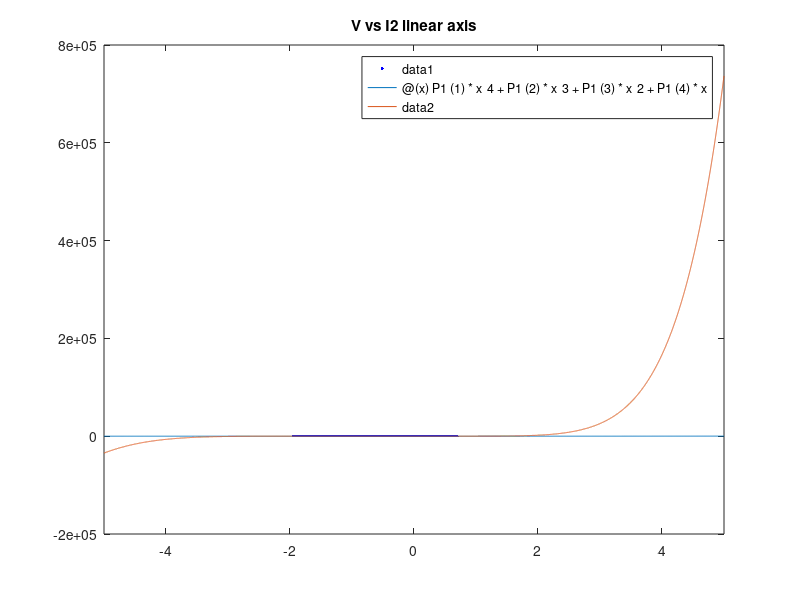
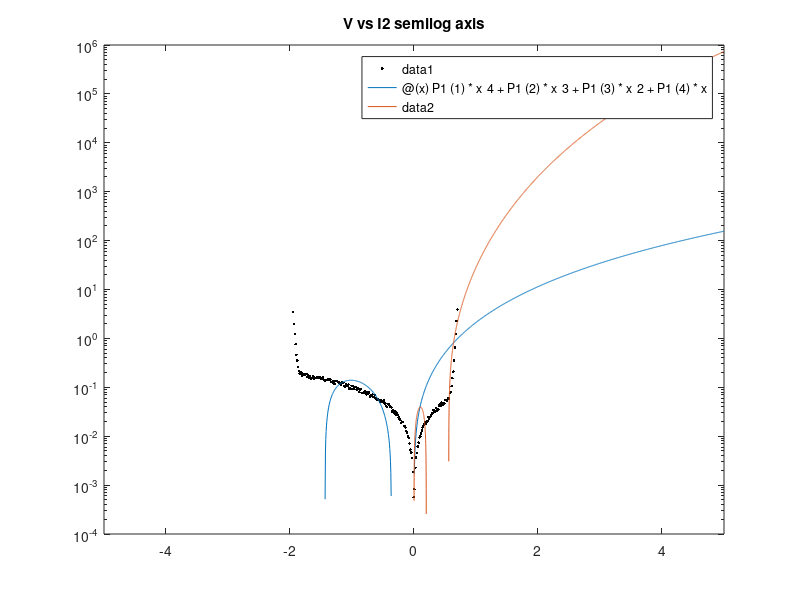

MATLAB code for these plots, in order: (Note: this script raises an error after producing the figures.)
%% PA March 22 

%task 1 and 2
R=50; %randomly chosen as a realisitc resistor value
V = linspace(-1.95, 0.7, 200);

A = 0.01e-12;
B = 0.1;
C = 0.1e-12;
D = 1.3;

x = V; 

I = A.*(exp(1.2*x/25e-3)-1)+B.*x - C*(exp(1.2*(-(x+D))/25e-3)-1);

%achieve 20% randome variaion
variation = rand(1, length(I))*0.2-0.1;

I2 = I + I.*variation;

% figure
% plot (V, I, '.b')
% hold on 
% P1 = polyfit(V, I, 4)
% func1 =@(x) P1(1)*x^4 + P1(2)*x^3 + P1(3)*x^2 + P1(4)*x;
% fplot(func1)
% hold on
% P2 = polyfit(V, I, 8)
% func2 =@(x) P2(1)*x^8 + P2(2)*x^7 + P2(3)*x^6 + P2(4)*x^5 + P2(5)*x^4 + P2(6)*x^3 + P2(7)*x^2 + P2(8)*x;
% fplot(func2)
% title('V vs I linear axis')
% 
% figure
% semilogy(V, abs(I), '.k')
% hold on 
% P1 = polyfit(V, I, 4)
% func1 =@(x) P1(1)*x^4 + P1(2)*x^3 + P1(3)*x^2 + P1(4)*x;
% fplot(func1)
% hold on
% P2 = polyfit(V, I, 8)
% func2 =@(x) P2(1)*x^8 + P2(2)*x^7 + P2(3)*x^6 + P2(4)*x^5 + P2(5)*x^4 + P2(6)*x^3 + P2(7)*x^2 + P2(8)*x;
% fplot(func2)
% title('V vs I seilog axis')


figure
plot (V, I2, '.b')
hold on 
P1 = polyfit(V, I2, 4);
func1 =@(x) P1(1)*x^4 + P1(2)*x^3 + P1(3)*x^2 + P1(4)*x;
fplot(func1)
hold on
P2 = polyfit(V, I2, 8);
func2 =@(x) P2(1)*x^8 + P2(2)*x^7 + P2(3)*x^6 + P2(4)*x^5 + P2(5)*x^4 + P2(6)*x^3 + P2(7)*x^2 + P2(8)*x;
fplot(func2)
% axis(-5, 1, -0.06, 0.02)
title('V vs I2 linear axis')


figure
semilogy(V, abs(I2), '.k')
hold on
P1 = polyfit(V, I2, 4);
func1 =@(x) P1(1)*x^4 + P1(2)*x^3 + P1(3)*x^2 + P1(4)*x;
fplot(func1)
hold on
P2 = polyfit(V, I2, 8);
func2 =@(x) P2(1)*x^8 + P2(2)*x^7 + P2(3)*x^6 + P2(4)*x^5 + P2(5)*x^4 + P2(6)*x^3 + P2(7)*x^2 + P2(8)*x;
fplot(func2)
title('V vs I2 semilog axis')

%Task 3

%curve 1
% B = 0.1;
% D = 1.3;

f0a = fittype('A.*(exp(1.2*x/25e-3)-1)+0.1.*x - C*(exp(1.2*(-(x+1.3))/25e-3)-1)');
fitI2a = fit(V', I2', f0a);
Ifa = fitI2a(V');


%curve 2
% D = 1.3;

f0b = fittype('A.*(exp(1.2*x/25e-3)-1)+B.*x - C*(exp(1.2*(-(x+1.3))/25e-3)-1)');
fitI2b = fit(V', I2', f0b);
Ifb = fitI2b(V');


%curve 3

f0c = fittype('A.*(exp(1.2*x/25e-3)-1)+B.*x - C*(exp(1.2*(-(x+D))/25e-3)-1)');
fitI2c = fit(V', I2', f0c);
Ifc = fitI2c(V');


figure
plot(V', abs(I2'), '.k')
hold on 
plot(V', Ifa)
hold on 
plot(V', Ifb)
hold on
plot(V', Ifc)
legend('data', 'fit A and C', 'fit A, B, C', 'fit all')
title('V vs I2 with 3 fit curves')

%task 4
inputs = V;
targets = I;
hiddenLayerSize = 10;
net = fitnet(hiddenLayerSize);
net.divideParam.trainRatio = 70/100;
net.divideParam.valRatio = 15/100;
net.divideParam.testRatio = 15/100;
%train the network
[net,tr] = train(net,inputs,targets);
outputs = net(inputs);
errors = gsubtract(outputs,targets);
performance = perform(net,targets,outputs)
view(net)
Inn = outputs

%task 4
inputs = V;
targets = I2;
hiddenLayerSize = 10;
net = fitnet(hiddenLayerSize);
net.divideParam.trainRatio = 70/100;
net.divideParam.valRatio = 15/100;
net.divideParam.testRatio = 15/100;
%train the network
[net,tr] = train(net,inputs,targets);
outputs = net(inputs);
errors = gsubtract(outputs,targets);
performance = perform(net,targets,outputs)
view(net)
Inn = outputs


